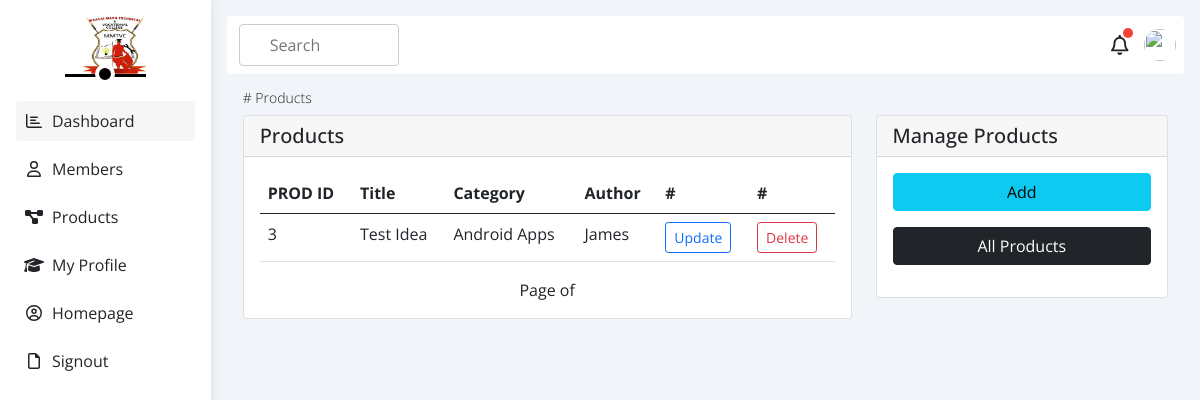
The page /my_products/ (signed in) on the database its author committed.
### lead/models.py (models this page shows, shortened)
class Product(models.Model):
    title = models.CharField(max_length=100)
    sub_title = models.CharField(max_length=250)
    desc = models.TextField()
    category = models.ForeignKey(Category, on_delete=models.CASCADE)
    author = models.ForeignKey(CustomUser, on_delete=models.CASCADE)

class Category(models.Model):
    name = models.CharField(max_length=100)
    desc = models.TextField()
    def __str__(self):
        return self.name

### accounts/models.py (models this page shows)
class CustomUser(AbstractUser):
    role = [
        ('admin', 'Admin'),
        ('member', 'Member'),
    ]
    username = None
    email = models.EmailField(unique=True)
    full_names = models.CharField(max_length=100, blank=True)
    user_type = models.CharField(max_length=20, choices=role, default='Member')
    date_joined = models.DateField(auto_now_add=True)
    USERNAME_FIELD = 'email'
    REQUIRED_FIELDS = ['full_names', ]
    objects = CustomUserManager()
    def __str__(self):
        return self.full_names

### main/views.py (the view)
# urls.py: path('my_products/', views.my_products, name='my_products'),
def my_products(request):
    products = Product.objects.filter(author=request.user)
    context = {
        'products': products
    }
    return render(request, 'products/my_products.html', context)

### main/templates/products/my_products.html (shortened to what this page needs)
{% extends '../members_dashboard.html' %}
{% block content %}
<div id="content" class="can_have_sidenav">
    <div class="p-3">
        {% block items %}
        <h3 class="fw-lighter small"># Products</h3>
        <div class="row">
            <div class="col-12 col-lg-8 mb-4 mb-lg-0">
                {% if products %}
                <div class="card">
                    <h5 class="card-header">Products</h5>
                    <div class="card-body">
                        <div class="table-responsive">
                            <table class="table">
                                <thead>
                                    <tr>
                                        <th scope="col">PROD ID</th>
                                        <th scope="col">Title</th>
                                        <th scope="col">Category</th>
                                        <th scope="col">Author</th>
                                        <th scope="col">#</th>
                                        <th scope="col">#</th>
                                    </tr>
                                </thead>
                                <tbody>
                                    {% for product in products %}
                                    <tr>
                                        <td>{{product.id}}</td>
                                        <td>{{product.title}}</td>
                                        <td>{{product.category}}</td>
                                        <td>{{product.author}}</td>
                                        <td>
                                            <a href="{% url 'mb_product_update' product.id %}"
                                                class="btn btn-sm btn-outline-primary">Update</a>
                                        </td>
                                        <td>
                                            <a href="{% url 'mb_product_delete' product.id %}"
                                                class="btn btn-sm btn-outline-danger">Delete</a>
                                        </td>
                                    </tr>
                                    {% endfor %}
                                </tbody>
                            </table>
                        </div>
                        <div class='pagination justify-content-center'>
                            <span class='mx-4'>
                                Page {{ page_obj.number }} of {{ page_obj.paginator.num_pages }}
                            </span>
                        </div>
                    </div>
                </div>
                {% endif %}
            </div>
            {% endblock %}
            <div class="col">
                <div class="card mb-3">
                    <h5 class="card-header">Manage Products</h5>
                    <div class="card-body">
                        <a class="btn btn-info mb-3 w-100" href="{% url 'mb_add_product' %}">Add</a>
                        <a class="btn btn-dark mb-3 w-100" href="{% url 'mb_products' %}">All Products</a>
                    </div>
                </div>
            </div>
        </div>
    </div>
</div>
{% endblock %}

### static/css/index.css (style rules this page uses)
a { cursor: pointer; }
.card.slide-in { transform: translateY(0); }

### static/css/main.css (style rules this page uses)
:root { --blue-color: #0075ff; --blue-alt-color: #0d69d5; --orange-color: #f59e0b; --green-color: #22c55e; --red-color: #f44336; --gray-color: #888; }
* { box-sizing: border-box; }
body { font-family: 'Open Sans', sans-serif; }
a { text-decoration: none; }

### rows shown on the page
Product: id "3", title "Test Idea", category "Android Apps", author "James"
